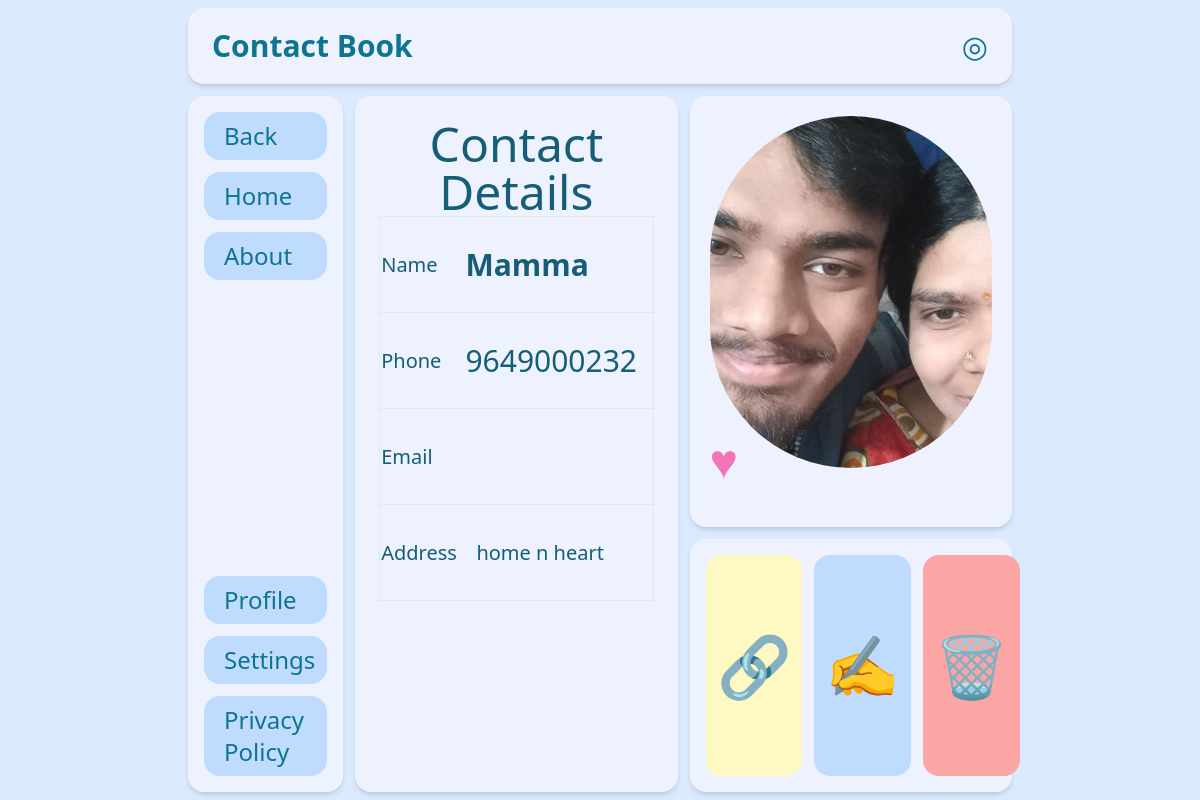
Screenshot of /contact_details/132 with the database file from the repository.
### contacts/models.py (models this page shows, shortened)
class Contacts(models.Model):
    user = models.ForeignKey(User, on_delete=models.SET_NULL, null=True, blank=True)
    name = models.CharField(max_length=50,default="NaN")
    phone = models.CharField(max_length=15)
    email = models.EmailField(max_length=50)
    address = models.TextField()
    ppic = models.ImageField(default='default.jpg', upload_to='')
    fav = models.BooleanField(default=False)

### contacts/views.py (the view)
# urls.py: path('contact_details/<id>',views.contact_details,name="contact_details"),
def contact_details(request,id):
    contact = Contacts.objects.get(id=id)
    context = {'contact':contact}
    return render(request,'contact_details.html',context)

### templates/contact_details.html (shortened to what this page needs)
{% extends 'base.html' %}
{% load static %}
{% block body %}
<div class="grid grid-cols-5 grid-rows-9 gap-3 h-screen w-[70%] mx-auto p-2">
    <div class="text-cyan-700 col-span-5 bg-indigo-50 shadow-md rounded-2xl flex items-center justify-between px-6">
        <div class="text-3xl font-bold">Contact Book</div>
        <div class="text-3xl">
            ◎
        </div>
    </div>
    <nav class="nav text-cyan-700 text-2xl row-span-8 row-start-2 bg-indigo-50 shadow-md rounded-2xl flex flex-col items-start justify-between">
        <ul class=" w-full p-4">
            <li class="bg-blue-200 hover:bg-blue-400 p-2 pl-5 rounded-2xl mb-3" onclick="window.location.href='/'">Back</li>
            <li class="bg-blue-200 hover:bg-blue-400 p-2 pl-5 rounded-2xl mb-3" onclick="window.location.href='/'">Home</li>
            <li class="bg-blue-200 hover:bg-blue-400 p-2 pl-5 rounded-2xl mb-3">About</li>
        </ul>
        <ul class=" w-full p-4">
            <li class="bg-blue-200 hover:bg-blue-400 p-2 pl-5 rounded-2xl mb-3">Profile</li>
            <li class="bg-blue-200 hover:bg-blue-400 p-2 pl-5 rounded-2xl mb-3">Settings</li>
            <li class="bg-blue-200 hover:bg-blue-400 p-2 pl-5 rounded-2xl ">Privacy Policy</li>
        </ul>
    </nav>
    <div class="text-cyan-800 p-6 text-xl col-span-2 row-span-8 row-start-2 bg-indigo-50 shadow-md rounded-2xl flex flex-col">
        <div class="text-5xl text-center">Contact Details</div>
        <table >
            <tr class="border border-orange-blue-100 align-middle h-24" >
                <td>Name</td>
                <td class="text-3xl font-bold">{{contact.name}}</td>
            </tr>
            <tr class="border border-orange-blue-100  align-middle h-24">
                <td>Phone</td>
                <td class="text-3xl">{{contact.phone}}</td>
            </tr>
            <tr class="border border-orange-blue-100  align-middle h-24">
                <td>Email</td>
                <td class="text-2xl">{{contact.email}}</td>
            </tr>
            <tr class="border border-orange-blue-100  align-middle h-24 ">
                <td>Address</td>
                <td class="pl-3">{{contact.address}}</td>
            </tr>
        </table>
    </div>
    <div class="p-5 col-span-2 row-span-5 col-start-4 row-start-2 bg-indigo-50 shadow-md rounded-2xl ">
        <img class="rounded-full mx-auto max-h-full max-w-full" src="/static/images/{{contact.ppic}}" alt="profile picture">
        <span class=" min-w-[20%] relative bottom-8 left-0 text-5xl text-pink-400">
            {% if contact.fav %}♥{% else %}♡{% endif %}
        </span>
    </div>
    <div class="flex gap-3 p-4 text-6xl col-span-2 row-span-3 col-start-4 row-start-7 bg-indigo-50 shadow-md rounded-2xl">
        <div title="SHARE" class="bg-yellow-100 hover:bg-yellow-200 rounded-2xl p-3 w-1/3 flex items-center justify-center">🔗</div>
        <div title="EDIT" id="openWindow" class="bg-blue-200 hover:bg-blue-300 rounded-2xl p-3 w-1/3 flex items-center justify-center">✍️</div>
        <a title="DELETE" href="/delete_contact/{{contact.id}}" class="bg-red-300 hover:bg-red-400 rounded-2xl p-3 w-1/3 flex items-center justify-center">🗑️</a>
    </div>
</div>
{% endblock %}

### rows the page displays
Contacts: name "Mamma", phone "9649000232", address "home n heart", ppic (picture)
